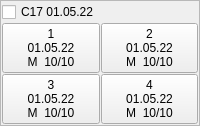
          <widget class="QFrame" name="frame_201">
           <property name="frameShape">
            <enum>QFrame::StyledPanel</enum>
           </property>
           <property name="frameShadow">
            <enum>QFrame::Raised</enum>
           </property>
           <layout class="QHBoxLayout" name="horizontalLayout_19">
            <property name="spacing">
             <number>1</number>
            </property>
            <property name="leftMargin">
             <number>1</number>
            </property>
            <property name="topMargin">
             <number>1</number>
            </property>
            <property name="rightMargin">
             <number>1</number>
            </property>
            <property name="bottomMargin">
             <number>1</number>
            </property>
            <item>
             <layout class="QGridLayout" name="gridLayout_201">
              <property name="leftMargin">
               <number>0</number>
              </property>
              <item row="1" column="1">
               <widget class="QPushButton" name="pushButton_804">
                <property name="text">
                 <string>2
01.05.22
M  10/10</string>
                </property>
               </widget>
              </item>
              <item row="1" column="0">
               <widget class="QPushButton" name="pushButton_805">
                <property name="text">
                 <string>1
01.05.22
M  10/10</string>
                </property>
               </widget>
              </item>
              <item row="0" column="0" colspan="2">
               <widget class="QCheckBox" name="A1_201">
                <property name="text">
                 <string>C17 01.05.22</string>
                </property>
               </widget>
              </item>
              <item row="2" column="1">
               <widget class="QPushButton" name="pushButton_806">
                <property name="text">
                 <string>4
01.05.22
M  10/10</string>
                </property>
               </widget>
              </item>
              <item row="2" column="0">
               <widget class="QPushButton" name="pushButton_807">
                <property name="text">
                 <string>3
01.05.22
M  10/10</string>
                </property>
               </widget>
              </item>
             </layout>
            </item>
           </layout>
          </widget>
